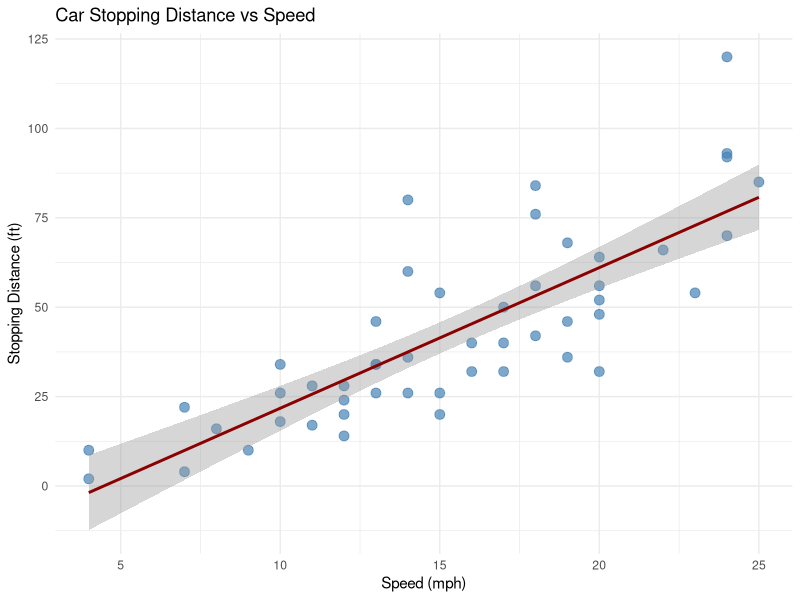

This figure's R source:
## ---- chunk 1
knitr::opts_chunk$set(echo = FALSE, warning = FALSE, message = FALSE)
library(ggplot2)
library(dplyr)
## ---- chunk 2
ggplot(cars, aes(x = speed, y = dist)) +
  geom_point(color = "steelblue", size = 3, alpha = 0.7) +
  geom_smooth(method = "lm", color = "darkred") +
  labs(title = "Car Stopping Distance vs Speed",
       x = "Speed (mph)",
       y = "Stopping Distance (ft)") +
  theme_minimal()
## ---- chunk 3
car_stats <- cars %>%
  summarize(
    Mean_Speed = mean(speed),
    Mean_Distance = mean(dist),
    Correlation = cor(speed, dist)
  )

knitr::kable(car_stats, caption = "Summary Statistics")
